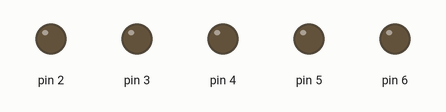
Recording of a program running on a simulated Arduino Nano, built with avr-gcc and run on an emulated ATmega328P. Shown: output pins drawn as LEDs (lit = HIGH).

Above: at 0.2 s.
Timing chart, 0 to 1.7 s (numbered marks = the images above):
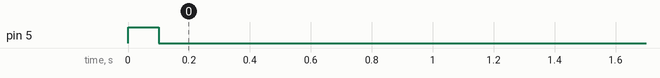

The program:

main.cpp
```cpp
#include <Arduino.h>
#include "ValveController.h"
#include "SensorController.h"
#include "ButtonController.h"

SensorController sensor(2, 3);
ValveController valve(4, 5);
ButtonController button(6);

void setup()
{
  Serial.begin(9600);
  sensor.begin();
  valve.begin();
  button.begin();
}

void loop()
{

  // Wenn wasser angeht starte einen generellen Timer von 60 Sekunden, nachdem dann das Wasser in jedem Fall wieder abgestellt wird. Egal durch was es gestartet wurde. Resette den Button.
  if (button.getState() == ButtonStates::ON)
  {
    valve.open();
  }
  else if (button.getState() == ButtonStates::OFF)
  {

    if (sensor.isActive())
    {
      valve.open();
    }
    else
    {
      valve.close();
    }
  }
  else if (button.getState() == ButtonStates::LOCKED)
  {
    valve.close();
  }
}
```
